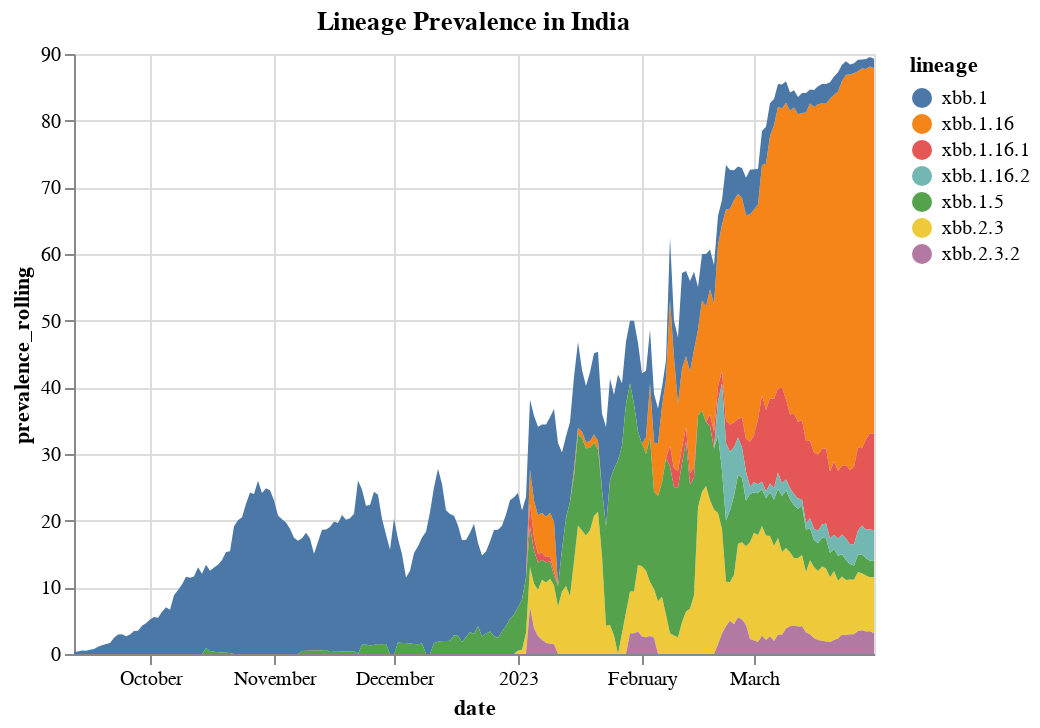

This figure's notebook cell:
### Code cell
# Graph of results
alt.Chart(data, title = "Lineage Prevalence in India").mark_area().encode(
    x='date:T',
    y=alt.Y('prevalence_rolling:Q'),
    color = 'lineage:N')

### Figure 1 — Vega-Lite specification as saved in the notebook (floating-point values rounded to 4 significant figures; data arrays with more than 128 entries replaced by an {"elided": "..."} marker saying what was removed)
{"config": {"view": {"continuousWidth": 400, "continuousHeight": 300}}, "data": {"name": "data-f07c9b5d0810b9d66034aecc304aa0d4"}, "mark": "area", "encoding": {"color": {"field": "lineage", "type": "nominal"}, "x": {"field": "date", "type": "temporal"}, "y": {"field": "prevalence_rolling", "type": "quantitative"}}, "title": "Lineage Prevalence in India", "$schema": "https://vega.github.io/schema/vega-lite/v4.17.0.json", "datasets": {"data-f07c9b5d0810b9d66034aecc304aa0d4": {"elided": "985 records"}}}
